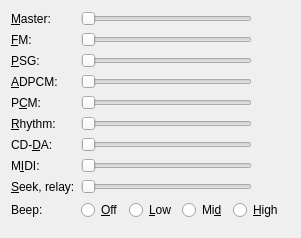
     <widget class="QWidget" name="mixerTab">
      <attribute name="title">
       <string>Mixer</string>
      </attribute>
      <layout class="QVBoxLayout" name="mixerTabLayout">
       <item>
        <layout class="QFormLayout" name="mixerTabForm">
         <item row="0" column="0">
          <widget class="QLabel" name="vol_masterLabel">
           <property name="text">
            <string>&amp;Master:</string>
           </property>
           <property name="buddy">
            <cstring>vol_master</cstring>
           </property>
          </widget>
         </item>
         <item row="0" column="1">
          <layout class="QHBoxLayout" name="vol_masterRow">
           <item>
            <widget class="QSlider" name="vol_master">
             <property name="minimum">
              <number>0</number>
             </property>
             <property name="maximum">
              <number>100</number>
             </property>
             <property name="orientation">
              <enum>Qt::Horizontal</enum>
             </property>
            </widget>
           </item>
           <item>
            <widget class="QLabel" name="vol_masterValue">
             <property name="minimumSize">
              <size>
               <width>32</width>
               <height>0</height>
              </size>
             </property>
             <property name="alignment">
              <set>Qt::AlignRight|Qt::AlignVCenter</set>
             </property>
            </widget>
           </item>
          </layout>
         </item>
         <item row="1" column="0">
          <widget class="QLabel" name="vol_fmLabel">
           <property name="text">
            <string>&amp;FM:</string>
           </property>
           <property name="buddy">
            <cstring>vol_fm</cstring>
           </property>
          </widget>
         </item>
         <item row="1" column="1">
          <layout class="QHBoxLayout" name="vol_fmRow">
           <item>
            <widget class="QSlider" name="vol_fm">
             <property name="minimum">
              <number>0</number>
             </property>
             <property name="maximum">
              <number>128</number>
             </property>
             <property name="orientation">
              <enum>Qt::Horizontal</enum>
             </property>
            </widget>
           </item>
           <item>
            <widget class="QLabel" name="vol_fmValue">
             <property name="minimumSize">
              <size>
               <width>32</width>
               <height>0</height>
              </size>
             </property>
             <property name="alignment">
              <set>Qt::AlignRight|Qt::AlignVCenter</set>
             </property>
            </widget>
           </item>
          </layout>
         </item>
         <item row="2" column="0">
          <widget class="QLabel" name="vol_ssgLabel">
           <property name="text">
            <string>&amp;PSG:</string>
           </property>
           <property name="buddy">
            <cstring>vol_ssg</cstring>
           </property>
          </widget>
         </item>
         <item row="2" column="1">
          <layout class="QHBoxLayout" name="vol_ssgRow">
           <item>
            <widget class="QSlider" name="vol_ssg">
             <property name="minimum">
              <number>0</number>
             </property>
             <property name="maximum">
              <number>128</number>
             </property>
             <property name="orientation">
              <enum>Qt::Horizontal</enum>
             </property>
            </widget>
           </item>
           <item>
            <widget class="QLabel" name="vol_ssgValue">
             <property name="minimumSize">
              <size>
               <width>32</width>
               <height>0</height>
              </size>
             </property>
             <property name="alignment">
              <set>Qt::AlignRight|Qt::AlignVCenter</set>
             </property>
            </widget>
           </item>
          </layout>
         </item>
         <item row="3" column="0">
          <widget class="QLabel" name="vol_adpcmLabel">
           <property name="text">
            <string>&amp;ADPCM:</string>
           </property>
           <property name="buddy">
            <cstring>vol_adpcm</cstring>
           </property>
          </widget>
         </item>
         <item row="3" column="1">
          <layout class="QHBoxLayout" name="vol_adpcmRow">
           <item>
            <widget class="QSlider" name="vol_adpcm">
             <property name="minimum">
              <number>0</number>
             </property>
             <property name="maximum">
              <number>128</number>
             </property>
             <property name="orientation">
              <enum>Qt::Horizontal</enum>
             </property>
            </widget>
           </item>
           <item>
            <widget class="QLabel" name="vol_adpcmValue">
             <property name="minimumSize">
              <size>
               <width>32</width>
               <height>0</height>
              </size>
             </property>
             <property name="alignment">
              <set>Qt::AlignRight|Qt::AlignVCenter</set>
             </property>
            </widget>
           </item>
          </layout>
         </item>
         <item row="4" column="0">
          <widget class="QLabel" name="vol_pcmLabel">
           <property name="text">
            <string>P&amp;CM:</string>
           </property>
           <property name="buddy">
            <cstring>vol_pcm</cstring>
           </property>
          </widget>
         </item>
         <item row="4" column="1">
          <layout class="QHBoxLayout" name="vol_pcmRow">
           <item>
            <widget class="QSlider" name="vol_pcm">
             <property name="minimum">
              <number>0</number>
             </property>
             <property name="maximum">
              <number>128</number>
             </property>
             <property name="orientation">
              <enum>Qt::Horizontal</enum>
             </property>
            </widget>
           </item>
           <item>
            <widget class="QLabel" name="vol_pcmValue">
             <property name="minimumSize">
              <size>
               <width>32</width>
               <height>0</height>
              </size>
             </property>
             <property name="alignment">
              <set>Qt::AlignRight|Qt::AlignVCenter</set>
             </property>
            </widget>
           </item>
          </layout>
         </item>
         <item row="5" column="0">
          <widget class="QLabel" name="vol_rhythmLabel">
           <property name="text">
            <string>&amp;Rhythm:</string>
           </property>
           <property name="buddy">
            <cstring>vol_rhythm</cstring>
           </property>
          </widget>
         </item>
         <item row="5" column="1">
          <layout class="QHBoxLayout" name="vol_rhythmRow">
           <item>
            <widget class="QSlider" name="vol_rhythm">
             <property name="minimum">
              <number>0</number>
             </property>
             <property name="maximum">
              <number>128</number>
             </property>
             <property name="orientation">
              <enum>Qt::Horizontal</enum>
             </property>
            </widget>
           </item>
           <item>
            <widget class="QLabel" name="vol_rhythmValue">
             <property name="minimumSize">
              <size>
               <width>32</width>
               <height>0</height>
              </size>
             </property>
             <property name="alignment">
              <set>Qt::AlignRight|Qt::AlignVCenter</set>
             </property>
            </widget>
           </item>
          </layout>
         </item>
         <item row="6" column="0">
          <widget class="QLabel" name="davolumeLabel">
           <property name="text">
            <string>CD-&amp;DA:</string>
           </property>
           <property name="buddy">
            <cstring>davolume</cstring>
           </property>
          </widget>
         </item>
         <item row="6" column="1">
          <layout class="QHBoxLayout" name="davolumeRow">
           <item>
            <widget class="QSlider" name="davolume">
             <property name="minimum">
              <number>0</number>
             </property>
             <property name="maximum">
              <number>255</number>
             </property>
             <property name="orientation">
              <enum>Qt::Horizontal</enum>
             </property>
            </widget>
           </item>
           <item>
            <widget class="QLabel" name="davolumeValue">
             <property name="minimumSize">
              <size>
               <width>32</width>
               <height>0</height>
              </size>
             </property>
             <property name="alignment">
              <set>Qt::AlignRight|Qt::AlignVCenter</set>
             </property>
            </widget>
           </item>
          </layout>
         </item>
         <item row="7" column="0">
          <widget class="QLabel" name="vol_midiLabel">
           <property name="text">
            <string>M&amp;IDI:</string>
           </property>
           <property name="buddy">
            <cstring>vol_midi</cstring>
           </property>
          </widget>
         </item>
         <item row="7" column="1">
          <layout class="QHBoxLayout" name="vol_midiRow">
           <item>
            <widget class="QSlider" name="vol_midi">
             <property name="minimum">
              <number>0</number>
             </property>
             <property name="maximum">
              <number>128</number>
             </property>
             <property name="orientation">
              <enum>Qt::Horizontal</enum>
             </property>
            </widget>
           </item>
           <item>
            <widget class="QLabel" name="vol_midiValue">
             <property name="minimumSize">
              <size>
               <width>32</width>
               <height>0</height>
              </size>
             </property>
             <property name="alignment">
              <set>Qt::AlignRight|Qt::AlignVCenter</set>
             </property>
            </widget>
           </item>
          </layout>
         </item>
         <item row="8" column="0">
          <widget class="QLabel" name="MOTORVOLLabel">
           <property name="text">
            <string>&amp;Seek, relay:</string>
           </property>
           <property name="buddy">
            <cstring>MOTORVOL</cstring>
           </property>
          </widget>
         </item>
         <item row="8" column="1">
          <layout class="QHBoxLayout" name="MOTORVOLRow">
           <item>
            <widget class="QSlider" name="MOTORVOL">
             <property name="minimum">
              <number>0</number>
             </property>
             <property name="maximum">
              <number>100</number>
             </property>
             <property name="orientation">
              <enum>Qt::Horizontal</enum>
             </property>
            </widget>
           </item>
           <item>
            <widget class="QLabel" name="MOTORVOLValue">
             <property name="minimumSize">
              <size>
               <width>32</width>
               <height>0</height>
              </size>
             </property>
             <property name="alignment">
              <set>Qt::AlignRight|Qt::AlignVCenter</set>
             </property>
            </widget>
           </item>
          </layout>
         </item>
         <item row="9" column="0">
          <widget class="QLabel" name="beepLabel">
           <property name="text">
            <string>Beep:</string>
           </property>
          </widget>
         </item>
         <item row="9" column="1">
          <layout class="QHBoxLayout" name="beepRow">
           <item>
            <widget class="QRadioButton" name="beep_off">
             <property name="text">
              <string>&amp;Off</string>
             </property>
            </widget>
           </item>
           <item>
            <widget class="QRadioButton" name="beep_low">
             <property name="text">
              <string>&amp;Low</string>
             </property>
            </widget>
           </item>
           <item>
            <widget class="QRadioButton" name="beep_mid">
             <property name="text">
              <string>Mi&amp;d</string>
             </property>
            </widget>
           </item>
           <item>
            <widget class="QRadioButton" name="beep_high">
             <property name="text">
              <string>&amp;High</string>
             </property>
            </widget>
           </item>
           <item>
            <spacer name="beepSpacer">
             <property name="orientation">
              <enum>Qt::Horizontal</enum>
             </property>
            </spacer>
           </item>
          </layout>
         </item>
        </layout>
       </item>
       <item>
        <spacer name="mixerTabSpacer">
         <property name="orientation">
          <enum>Qt::Vertical</enum>
         </property>
        </spacer>
       </item>
      </layout>
     </widget>
